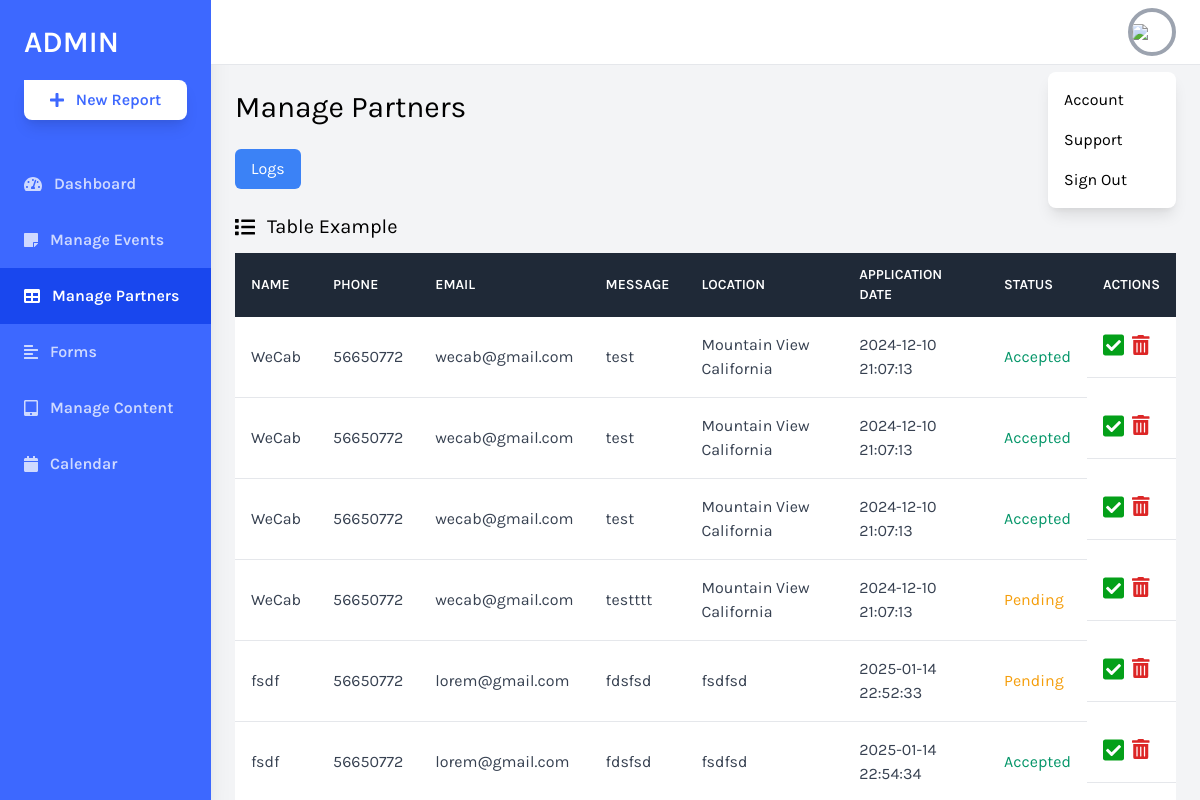
Before: /daskboard/partners.php (signed in) with the older database file.
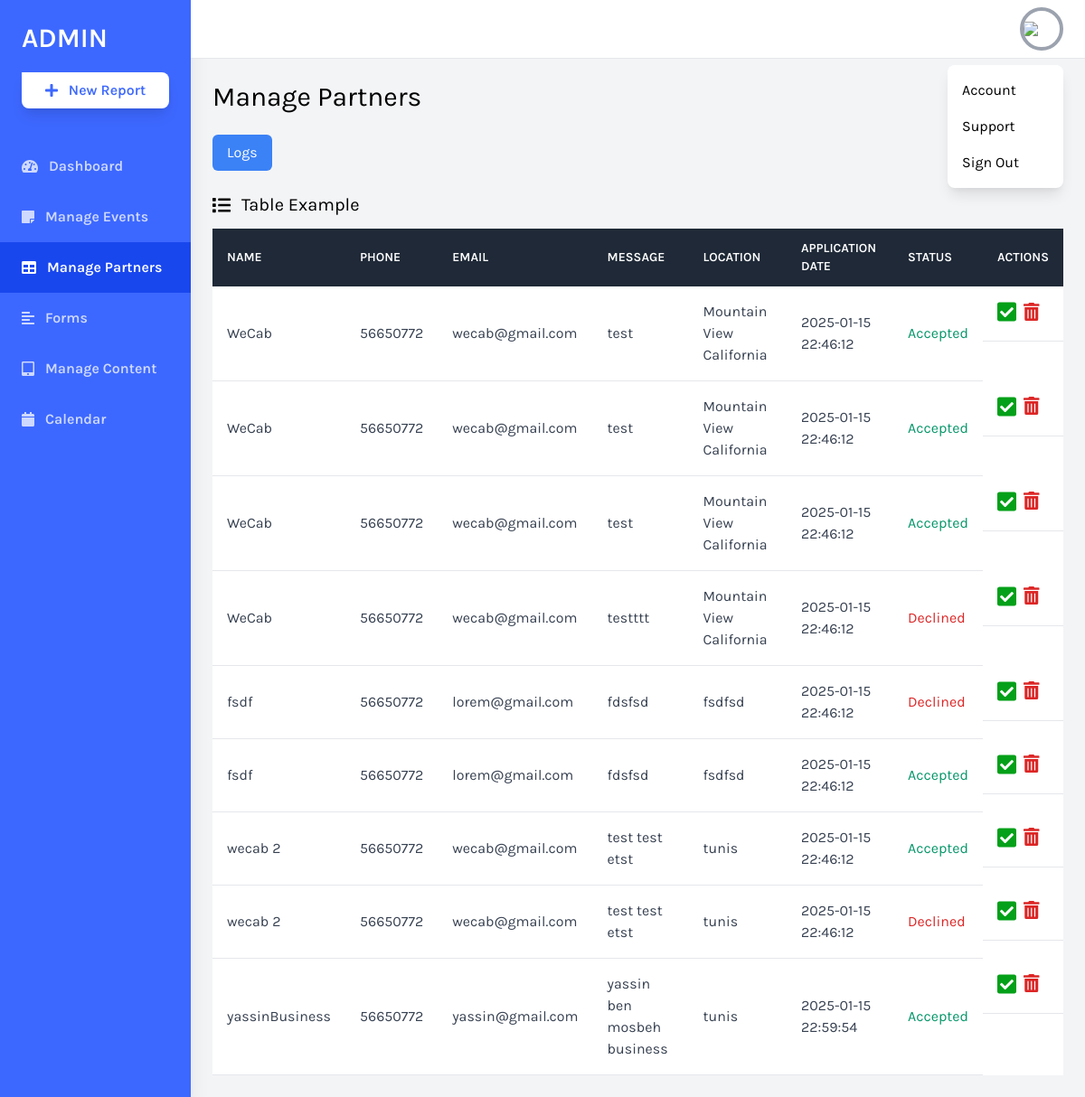
After: the same page with the newer database file.
### tables this page shows
CREATE TABLE `partenaires` (
  `IDpartenaire` int(11) NOT NULL,
  `iduser` int(11) NOT NULL,
  `nom` varchar(20) NOT NULL,
  `email` varchar(30) NOT NULL,
  `businessName` varchar(100) NOT NULL,
  `location` varchar(30) NOT NULL,
  `tel` varchar(30) NOT NULL,
  `statue` enum('P','A','D') NOT NULL DEFAULT 'P',
  `dateapplication` timestamp NOT NULL DEFAULT current_timestamp() ON UPDATE current_timestamp(),
  `message` text NOT NULL
);

### daskboard/partners.php (the view, shortened to what the changed rows need)
<?php
include "conn.php";
$req = "select * from partenaires";
$res = mysqli_query($conn, $req);
if(isset($_SESSION['Nom']) && isset($_SESSION['id'])){
?>
<!DOCTYPE html>
<html lang="en">
<head>
    <link href="https://cdnjs.cloudflare.com/ajax/libs/tailwindcss/2.2.19/tailwind.min.css" rel="stylesheet">
</head>
<body class="bg-gray-100 font-family-karla flex">
    <div class="relative w-full flex flex-col h-screen overflow-y-hidden">
        <div class="w-full h-screen overflow-x-hidden border-t flex flex-col">
            <main class="w-full flex-grow p-6">
                <h1 class="text-3xl text-black pb-6">Manage Partners</h1>
                <div class="w-full mt-6">
                    <div class="bg-white overflow-auto">
                        <table class="min-w-full bg-white">
                            <thead class="bg-gray-800 text-white">
                                <tr>
                                    <th class="text-left py-3 px-4 uppercase font-semibold text-sm">Name</th>
                                    <th class="text-left py-3 px-4 uppercase font-semibold text-sm">Phone</th>
                                    <th class="text-left py-3 px-4 uppercase font-semibold text-sm">Email</th>
                                    <th class="text-left py-3 px-4 uppercase font-semibold text-sm">Message</th>
                                    <th class="text-left py-3 px-4 uppercase font-semibold text-sm">Location</th>
                                    <th class="text-left py-3 px-4 uppercase font-semibold text-sm">Application date</th>
                                    <th class="text-left py-3 px-4 uppercase font-semibold text-sm">Status</th>
                                    <th class="text-left py-3 px-4 uppercase font-semibold text-sm">Actions</th>
                                </tr>
                            </thead>
                            <tbody class="text-gray-700">
                            <tr>
                            <?php
                                    if(mysqli_num_rows($res)) {
                                        while($row = mysqli_fetch_assoc($res)) {
                                            echo "<td class='py-4 px-4 border-b border-grey-light'>" .$row['businessName'] ."</td>";
                                            echo "<td class='py-4 px-4 border-b border-grey-light'>" .$row['tel'] ."</td>";
                                            echo "<td class='py-4 px-4 border-b border-grey-light'>" .$row['email'] ."</td>";
                                            echo "<td class='py-4 px-4 border-b border-grey-light'>" .$row['message'] ."</td>";
                                            echo "<td class='py-4 px-4 border-b border-grey-light'>" .$row['location'] ."</td>";
                                            echo "<td class='py-4 px-4 border-b border-grey-light'>" .$row['dateapplication'] ."</td>";
                                            if($row['statue'] =="P") {
                                                echo "<td class='py-4 px-4 border-b border-grey-light text-yellow-500'>Pending</td>";
                                            } else if($row['statue'] =="A") {
                                                echo "<td class='py-4 px-4 border-b border-grey-light text-green-600'>Accepted</td>";
                                            } else if($row['statue'] =="D") {
                                                echo "<td class='py-4 px-4 border-b border-grey-light text-red-600'>Declined</td>";
                                            }
                                            echo "<td class='py-4 px-4 border-b border-grey-light flex items-center '>
                                      <a href='partnersAccept.php?IDpartenaire=".$row['IDpartenaire']."'>
                                            <i class='fas fa-check-square text-2xl'
                                                style='color: rgb(4, 160, 25);'></i></a>
                                        <a href='partnersReject.php?IDpartenaire=".$row['IDpartenaire']."'>
                                            <i class='fas fa-trash-alt text-xl text-red-600 ml-2'
                                                aria-hidden='true'></i></a>
                                    </td>
                                </tr>";
                                        }
                                    }
                                    ?>
                            </tbody>
                        </table>
                    </div>
                </div>
            </main>
        </div>
    </div>
</body>
</html>
<?php
}else{
    header("location: login.html");
}
?>

Changed rows visible on the page:
changed partenaires (number 1 of 9 on the later page): dateapplication "2024-12-10 21:07:13" → "2025-01-15 22:46:12"
changed partenaires (number 2 of 9 on the later page): dateapplication "2024-12-10 21:07:13" → "2025-01-15 22:46:12"
changed partenaires (number 3 of 9 on the later page): dateapplication "2024-12-10 21:07:13" → "2025-01-15 22:46:12"
changed partenaires "testttt": dateapplication "2024-12-10 21:07:13" → "2025-01-15 22:46:12"; statue "Pending" → "Declined"
changed partenaires (number 5 of 9 on the later page): dateapplication "2025-01-14 22:52:33" → "2025-01-15 22:46:12"; statue "Pending" → "Declined"
changed partenaires (number 6 of 9 on the later page): dateapplication "2025-01-14 22:54:34" → "2025-01-15 22:46:12"
added partenaires: businessName "wecab 2", tel "56650772", email "wecab@gmail.com", message "test test etst", location "tunis", dateapplication "2025-01-15 22:46:12", statue "Accepted"
added partenaires: businessName "wecab 2", tel "56650772", email "wecab@gmail.com", message "test test etst", location "tunis", dateapplication "2025-01-15 22:46:12", statue "Declined"
added partenaires: businessName "yassinBusiness", tel "56650772", email "yassin@gmail.com", message "yassin ben mosbeh business", location "tunis", dateapplication "2025-01-15 22:59:54", statue "Accepted"
